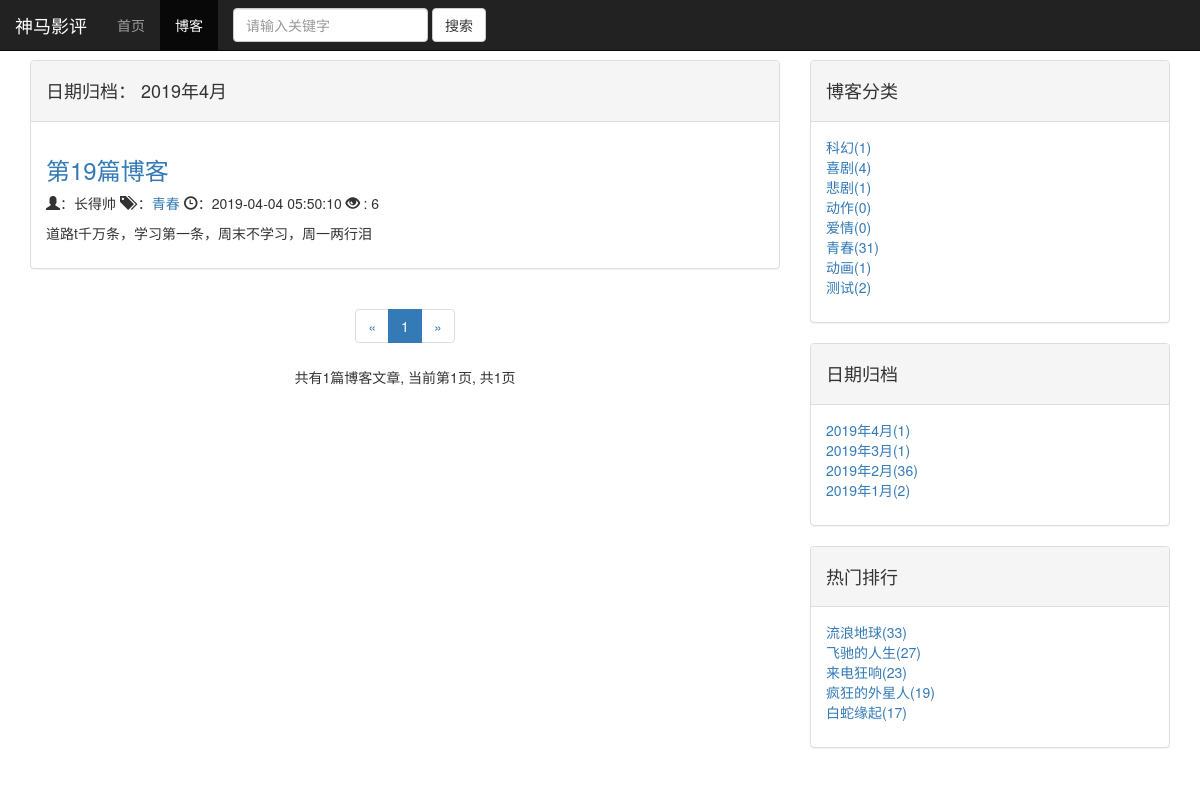
Screenshot of /blog/date/2019/4 with the database file from the repository.
### blog/models.py (models this page shows, shortened)
class Blog(models.Model):
    title = models.CharField(max_length=50)  # 文章标题
    content = models.TextField()  # 文章内容
    author = models.ForeignKey(User, on_delete=models.DO_NOTHING)  # 文章作者 ,外键 1对多
    created_time = models.DateTimeField(auto_now_add=True)  # 创建时间
    update_time = models.DateTimeField(auto_now=True)  # 修改时间
    blog_type = models.ForeignKey(BlogType, on_delete=models.DO_NOTHING, related_name='blog')  # 文章分类
    def __str__(self):
        return f'{self.title}'
    def read_count(self):  # 后台显示阅读次数
        try:
            return self.readnum.count  # 显示阅读次数 ,ReadNum的小写
        except:
            return 0  # 没有阅读次数显示0
    class Meta:
        ordering = [
            '-created_time'
        ]

class BlogType(models.Model):
    type_name = models.CharField(max_length=30)
    def __str__(self):
        return f'{self.type_name}'

class ReadNum(models.Model):
    count = models.IntegerField(default=0)  # 博客阅读次数,默认值为0
    blog = models.OneToOneField(Blog, on_delete=models.DO_NOTHING)  # 外键 1对1

### blog/views.py (the view)
# urls.py: path('date/<int:year>/<int:month>', blog_date, name='blog_date'),
def blog_date(request, year, month):
    blogs = Blog.objects.filter(created_time__year=year, created_time__month=month)  # 日期归档
    context = contrl(request, blogs)
    context['date_info'] = f'{year}年{month}月'  # 日期归档
    return render(request, 'blog_date.html', context=context)

### templates/blog_date.html
{% extends 'blog_list.html' %}
{% block list %}<h4> 日期归档： {{ date_info}}</h4>{% endblock %}

### templates/blog_list.html (shortened to what this page needs)
{% extends 'base.html' %}
{% block content %}
    <div class="container">
        <div class="row">
            <div class="col-xs-12 col-sm-6 col-md-8">
                <div class="panel panel-default">
                    <div class="panel-heading">
                        {% block list %}<h4>博客列表 (一共有{{ page.paginator.count }}篇博客文章) </h4>{% endblock %}
                    </div>
                    <div class="panel-body">
                        {% for blog in page.object_list %}
                            <div class="blog">
                                <h3><a href="{% url 'detail' blog.pk %}">{{ blog.title }}</a></h3>
                                <p>
                                    <span class="glyphicon glyphicon-user"></span>：{{ blog.author }}
                                    <span class="glyphicon glyphicon-tags"></span> ：<a
                                        href="{% url 'type' blog.blog_type.id %}">{{ blog.blog_type }}</a>
                                    <span class="glyphicon glyphicon-time"></span>：{{ blog.created_time | date:'Y-m-d H:i:s' }}
                                    <span class="glyphicon glyphicon-eye-open"></span> : {{ blog.read_count }}
                                </p>
                                <p>{{ blog.content|truncatechars:80 }}</p>
                            </div>
                        {% empty %}
                            <div class="blog"><p>暂时未更新文章，尽情期待</p></div>
                        {% endfor %}
                    </div>
                </div>
                <nav aria-label="Page navigation">
                    <div class="paginator">
                        <ul class="pagination">
                            <li>
                                {% if page.has_previous %}
                                    <a href="?page={{ page.previous_page_number }}&q={{ info }}" aria-label="Previous">
                                        <span aria-hidden="true">&laquo;</span>
                                    </a>
                                {% else %}
                                    <span aria-hidden="true">&laquo;</span>
                                {% endif %}
                            </li>
                            {% for i in page_range %}
                                {% if i == page.number %}
                                    <li class="active"><span>{{ i }}</span></li>
                                {% endif %}
                            {% endfor %}
                            <li>
                                {% if page.has_next %}
                                    <a href="?page={{ page.next_page_number }}&q={{ info }}" aria-label="Next">
                                        <span aria-hidden="true">&raquo;</span>
                                    </a>
                                {% else %}
                                    <span aria-hidden="true">&raquo;</span>
                                {% endif %}
                            </li>
                        </ul>
                        <p>共有{{ page.paginator.count }}篇博客文章,
                            当前第{{ page.number }}页,
                            共{{ page.paginator.num_pages }}页
                        </p>
                    </div>
                </nav>
            </div>
            <div class="col-xs-6 col-md-4">
                <div class="panel panel-default">
                    <div class="panel-heading"><h4>博客分类</h4></div>
                    <div class="panel-body">
                        <ul>
                            {% for type in types %}
                                <li><a href="{% url 'type' type.id %}">{{ type.type_name }}({{ type.blog_count }})</a>
                                </li>
                            {% empty %}
                                <p>暂无博客，尽情期待</p>
                            {% endfor %}
                        </ul>
                    </div>
                </div>
                <div class="panel panel-default">
                    <div class="panel-heading"><h4>日期归档</h4></div>
                    <div class="panel-body">
                        <ul>
                            {% for date,count in date_list.items %}
                                <li>
                                    <a href="{% url 'blog_date' date.year date.month %}">
                                        {{ date |date:'Y年n月' }}({{ count }})
                                    </a>
                                </li>
                            {% endfor %}
                        </ul>
                    </div>
                </div>
                <div class="panel panel-default">
                    <div class="panel-heading"><h4>热门排行</h4></div>
                    <div class="panel-body">
                        <ul>
                            {% for i in posts %}
                                <li>
                                    <a href="{% url 'detail' i.id %}">
                                        {{ i.blog }}({{ i.count }})
                                    </a>
                                </li>
                            {% endfor %}
                        </ul>
                    </div>
                </div>
            </div>
        </div>
    </div>
{% endblock %}
{% block list_ac %} active {% endblock %}

### rows the page displays
Blog: title "第19篇博客", author "长得帅", blog_type "青春", created_time "2019-04-04 05:50:10", read_count "6", content "道路t千万条，学习第一条，周末不学习，周一两行泪"
BlogType: type_name "科幻", blog_count "1"
BlogType: type_name "喜剧", blog_count "4"
BlogType: type_name "悲剧", blog_count "1"
BlogType: type_name "动作", blog_count "0"
BlogType: type_name "爱情", blog_count "0"
BlogType: type_name "青春", blog_count "31"
BlogType: type_name "动画", blog_count "1"
BlogType: type_name "测试", blog_count "2"
ReadNum: blog "流浪地球", count "33"
ReadNum: blog "飞驰的人生", count "27"
ReadNum: blog "来电狂响", count "23"
ReadNum: blog "疯狂的外星人", count "19"
ReadNum: blog "白蛇缘起", count "17"

### other values shown
{{ date_info }} "2019年4月"
{{ i }} "1"
{{ page.paginator.count }} "1"
{{ page.number }} "1"
{{ page.paginator.num_pages }} "1"
{{ date |date:'Y年n月' }} "2019年4月" "2019年3月" "2019年2月" "2019年1月"
{{ count }} "1" "1" "36" "2"
